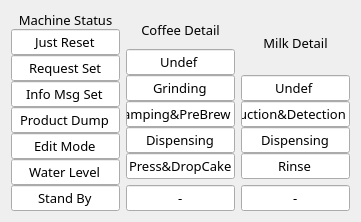
   <widget class="QWidget" name="">
    <property name="geometry">
     <rect>
      <x>20</x>
      <y>210</y>
      <width>361</width>
      <height>182</height>
     </rect>
    </property>
    <layout class="QHBoxLayout" name="horizontalLayout_2">
     <item>
      <layout class="QVBoxLayout" name="verticalLayout">
       <property name="spacing">
        <number>0</number>
       </property>
       <item>
        <widget class="QLabel" name="label_13">
         <property name="font">
          <font>
           <family>함초롬돋움</family>
           <pointsize>10</pointsize>
           <weight>50</weight>
           <italic>false</italic>
           <bold>false</bold>
          </font>
         </property>
         <property name="text">
          <string>Machine Status</string>
         </property>
         <property name="alignment">
          <set>Qt::AlignCenter</set>
         </property>
        </widget>
       </item>
       <item>
        <widget class="QLineEdit" name="LE_MACHINE_JUST_RESET">
         <property name="font">
          <font>
           <family>함초롬돋움</family>
           <pointsize>10</pointsize>
           <weight>50</weight>
           <italic>false</italic>
           <bold>false</bold>
          </font>
         </property>
         <property name="text">
          <string>Just Reset</string>
         </property>
         <property name="alignment">
          <set>Qt::AlignCenter</set>
         </property>
        </widget>
       </item>
       <item>
        <widget class="QLineEdit" name="LE_MACHINE_REQUEST_SET">
         <property name="font">
          <font>
           <family>함초롬돋움</family>
           <pointsize>10</pointsize>
           <weight>50</weight>
           <italic>false</italic>
           <bold>false</bold>
          </font>
         </property>
         <property name="text">
          <string>Request Set</string>
         </property>
         <property name="alignment">
          <set>Qt::AlignCenter</set>
         </property>
        </widget>
       </item>
       <item>
        <widget class="QLineEdit" name="LE_MACHINE_INFO_MSG_SET">
         <property name="font">
          <font>
           <family>함초롬돋움</family>
           <pointsize>10</pointsize>
           <weight>50</weight>
           <italic>false</italic>
           <bold>false</bold>
          </font>
         </property>
         <property name="text">
          <string>Info Msg Set</string>
         </property>
         <property name="alignment">
          <set>Qt::AlignCenter</set>
         </property>
        </widget>
       </item>
       <item>
        <widget class="QLineEdit" name="LE_MACHINE_PRODUCT_DUMP">
         <property name="font">
          <font>
           <family>함초롬돋움</family>
           <pointsize>10</pointsize>
           <weight>50</weight>
           <italic>false</italic>
           <bold>false</bold>
          </font>
         </property>
         <property name="text">
          <string>Product Dump</string>
         </property>
         <property name="alignment">
          <set>Qt::AlignCenter</set>
         </property>
        </widget>
       </item>
       <item>
        <widget class="QLineEdit" name="LE_MACHINE_EDIT_MODE">
         <property name="font">
          <font>
           <family>함초롬돋움</family>
           <pointsize>10</pointsize>
           <weight>50</weight>
           <italic>false</italic>
           <bold>false</bold>
          </font>
         </property>
         <property name="text">
          <string>Edit Mode</string>
         </property>
         <property name="alignment">
          <set>Qt::AlignCenter</set>
         </property>
        </widget>
       </item>
       <item>
        <widget class="QLineEdit" name="LE_MACHINE_WATER_LEVEL">
         <property name="font">
          <font>
           <family>함초롬돋움</family>
           <pointsize>10</pointsize>
           <weight>50</weight>
           <italic>false</italic>
           <bold>false</bold>
          </font>
         </property>
         <property name="text">
          <string>Water Level</string>
         </property>
         <property name="alignment">
          <set>Qt::AlignCenter</set>
         </property>
        </widget>
       </item>
       <item>
        <widget class="QLineEdit" name="LE_MACHINE_STAND_BY">
         <property name="font">
          <font>
           <family>함초롬돋움</family>
           <pointsize>10</pointsize>
           <weight>50</weight>
           <italic>false</italic>
           <bold>false</bold>
          </font>
         </property>
         <property name="text">
          <string>Stand By</string>
         </property>
         <property name="alignment">
          <set>Qt::AlignCenter</set>
         </property>
        </widget>
       </item>
      </layout>
     </item>
     <item>
      <layout class="QVBoxLayout" name="verticalLayout_5">
       <item>
        <layout class="QVBoxLayout" name="verticalLayout_2">
         <property name="spacing">
          <number>0</number>
         </property>
         <item>
          <widget class="QLabel" name="label_12">
           <property name="font">
            <font>
             <family>함초롬돋움</family>
             <pointsize>10</pointsize>
             <weight>50</weight>
             <italic>false</italic>
             <bold>false</bold>
            </font>
           </property>
           <property name="text">
            <string>Coffee Detail</string>
           </property>
           <property name="alignment">
            <set>Qt::AlignCenter</set>
           </property>
          </widget>
         </item>
         <item>
          <widget class="QLineEdit" name="LE_COFFEE_DETAIL_UNDEF">
           <property name="font">
            <font>
             <family>함초롬돋움</family>
             <pointsize>10</pointsize>
             <weight>50</weight>
             <italic>false</italic>
             <bold>false</bold>
            </font>
           </property>
           <property name="text">
            <string>Undef</string>
           </property>
           <property name="alignment">
            <set>Qt::AlignCenter</set>
           </property>
          </widget>
         </item>
         <item>
          <widget class="QLineEdit" name="LE_COFFEE_DETAIL_GRINDING">
           <property name="font">
            <font>
             <family>함초롬돋움</family>
             <pointsize>10</pointsize>
             <weight>50</weight>
             <italic>false</italic>
             <bold>false</bold>
            </font>
           </property>
           <property name="text">
            <string>Grinding</string>
           </property>
           <property name="alignment">
            <set>Qt::AlignCenter</set>
           </property>
          </widget>
         </item>
         <item>
          <widget class="QLineEdit" name="LE_COFFEE_DETAIL_TAMPING_PREBREW">
           <property name="font">
            <font>
             <family>함초롬돋움</family>
             <pointsize>10</pointsize>
             <weight>50</weight>
             <italic>false</italic>
             <bold>false</bold>
            </font>
           </property>
           <property name="text">
            <string>Tamping&amp;PreBrew</string>
           </property>
           <property name="alignment">
            <set>Qt::AlignCenter</set>
           </property>
          </widget>
         </item>
         <item>
          <widget class="QLineEdit" name="LE_COFFEE_DETAIL_DISPENSING">
           <property name="font">
            <font>
             <family>함초롬돋움</family>
             <pointsize>10</pointsize>
             <weight>50</weight>
             <italic>false</italic>
             <bold>false</bold>
            </font>
           </property>
           <property name="text">
            <string>Dispensing</string>
           </property>
           <property name="alignment">
            <set>Qt::AlignCenter</set>
           </property>
          </widget>
         </item>
         <item>
          <widget class="QLineEdit" name="LE_COFFEE_DETAIL_PRESS_DROPCAKE">
           <property name="font">
            <font>
             <family>함초롬돋움</family>
             <pointsize>10</pointsize>
             <weight>50</weight>
             <italic>false</italic>
             <bold>false</bold>
            </font>
           </property>
           <property name="text">
            <string>Press&amp;DropCake</string>
           </property>
           <property name="alignment">
            <set>Qt::AlignCenter</set>
           </property>
          </widget>
         </item>
        </layout>
       </item>
       <item>
        <widget class="QLineEdit" name="LE_COFFEE_DETAIL_UNKNOWN">
         <property name="font">
          <font>
           <family>함초롬돋움</family>
           <pointsize>10</pointsize>
           <weight>50</weight>
           <italic>false</italic>
           <bold>false</bold>
          </font>
         </property>
         <property name="text">
          <string>-</string>
         </property>
         <property name="alignment">
          <set>Qt::AlignCenter</set>
         </property>
        </widget>
       </item>
      </layout>
     </item>
     <item>
      <layout class="QVBoxLayout" name="verticalLayout_4">
       <item>
        <layout class="QVBoxLayout" name="verticalLayout_3">
         <property name="spacing">
          <number>0</number>
         </property>
         <item>
          <widget class="QLabel" name="label_14">
           <property name="font">
            <font>
             <family>함초롬돋움</family>
             <pointsize>10</pointsize>
             <weight>50</weight>
             <italic>false</italic>
             <bold>false</bold>
            </font>
           </property>
           <property name="text">
            <string>Milk Detail</string>
           </property>
           <property name="alignment">
            <set>Qt::AlignCenter</set>
           </property>
          </widget>
         </item>
         <item>
          <widget class="QLineEdit" name="LE_MILK_DETAIL_UNDEF">
           <property name="font">
            <font>
             <family>함초롬돋움</family>
             <pointsize>10</pointsize>
             <weight>50</weight>
             <italic>false</italic>
             <bold>false</bold>
            </font>
           </property>
           <property name="text">
            <string>Undef</string>
           </property>
           <property name="alignment">
            <set>Qt::AlignCenter</set>
           </property>
          </widget>
         </item>
         <item>
          <widget class="QLineEdit" name="LE_MILK_DETAIL_SUCTION_DETECTION">
           <property name="font">
            <font>
             <family>함초롬돋움</family>
             <pointsize>10</pointsize>
             <weight>50</weight>
             <italic>false</italic>
             <bold>false</bold>
            </font>
           </property>
           <property name="text">
            <string>Suction&amp;Detection</string>
           </property>
           <property name="alignment">
            <set>Qt::AlignCenter</set>
           </property>
          </widget>
         </item>
         <item>
          <widget class="QLineEdit" name="LE_MILK_DETAIL_DISPENSING">
           <property name="font">
            <font>
             <family>함초롬돋움</family>
             <pointsize>10</pointsize>
             <weight>50</weight>
             <italic>false</italic>
             <bold>false</bold>
            </font>
           </property>
           <property name="text">
            <string>Dispensing</string>
           </property>
           <property name="alignment">
            <set>Qt::AlignCenter</set>
           </property>
          </widget>
         </item>
         <item>
          <widget class="QLineEdit" name="LE_MILK_DETAIL_RINSE">
           <property name="font">
            <font>
             <family>함초롬돋움</family>
             <pointsize>10</pointsize>
             <weight>50</weight>
             <italic>false</italic>
             <bold>false</bold>
            </font>
           </property>
           <property name="text">
            <string>Rinse</string>
           </property>
           <property name="alignment">
            <set>Qt::AlignCenter</set>
           </property>
          </widget>
         </item>
        </layout>
       </item>
       <item>
        <widget class="QLineEdit" name="LE_MILK_DETAIL_UNKNOWN">
         <property name="font">
          <font>
           <family>함초롬돋움</family>
           <pointsize>10</pointsize>
           <weight>50</weight>
           <italic>false</italic>
           <bold>false</bold>
          </font>
         </property>
         <property name="text">
          <string>-</string>
         </property>
         <property name="alignment">
          <set>Qt::AlignCenter</set>
         </property>
        </widget>
       </item>
      </layout>
     </item>
    </layout>
   </widget>
